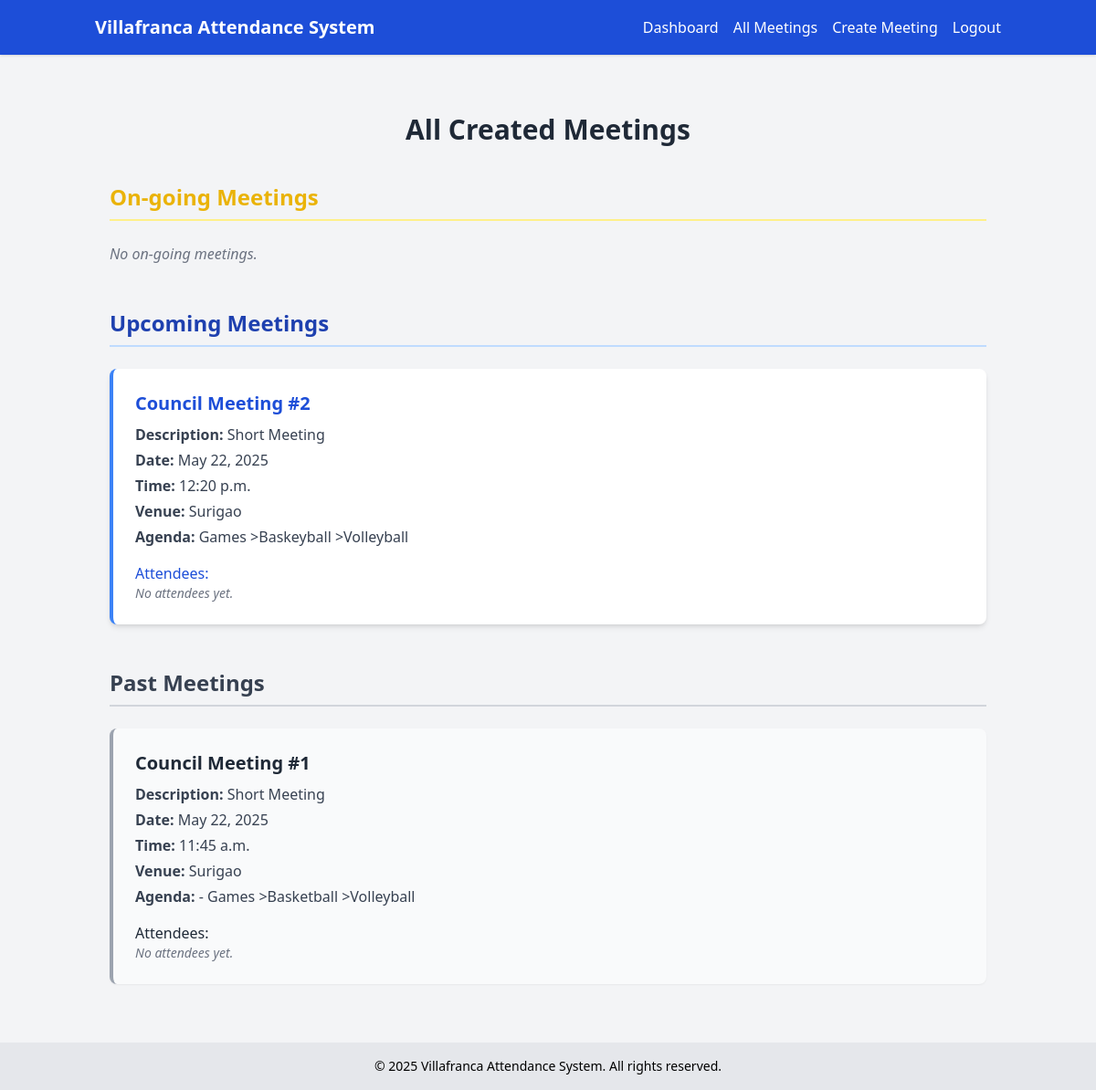
Screenshot of /meetings/all-meetings/ (signed in) with the database file from the repository.
### meetings/models.py (models this page shows, shortened)
class Meeting(models.Model):
    title = models.CharField(max_length=255)
    description = models.TextField()
    date = models.DateField()
    time = models.TimeField()
    venue = models.CharField(max_length=255)
    ended = models.BooleanField(default=False)
    google_event_id = models.CharField(max_length=256, blank=True, null=True)
    agenda = models.CharField(max_length=255)

### meetings/views.py (the view)
# urls.py: path('all-meetings/', views.all_meetings_view, name='all_meetings'),
@login_required
@user_passes_test(lambda u: u.is_superuser)
def all_meetings_view(request):
    current_time = localtime(now())
    ongoing = Meeting.objects.filter(
        ended=False,
        date=current_time.date(),
        time__lte=current_time.time()
    ).order_by('time')
    upcoming = Meeting.objects.filter(
        ended=False
    ).exclude(
        id__in=ongoing.values_list('id', flat=True)
    ).order_by('date', 'time')
    past = Meeting.objects.filter(ended=True).order_by('-date', '-time')
    return render(request, 'meetings/all_meetings.html', {
        'ongoing_meetings': ongoing,
        'upcoming_meetings': upcoming,
        'past_meetings': past,
    })

### meetings/templates/meetings/all_meetings.html (shortened to what this page needs)
{% extends 'base.html' %}
{% block content %}
<div class="container mx-auto px-4 py-8">
    <h1 class="text-3xl font-bold text-gray-800 mb-10 text-center">All Created Meetings</h1>
    <section class="mb-12">
        <h2 class="text-2xl font-semibold text-yellow-500 border-b-2 border-yellow-200 pb-2 mb-6">
            On-going Meetings
        </h2>
        {% if ongoing_meetings %}
            <div class="space-y-6">
                {% for meeting in ongoing_meetings %}
                    <div class="bg-yellow-50 shadow-md rounded-lg p-6 border-l-4 border-yellow-500">
                        <h3 class="text-xl font-semibold text-yellow-700 mb-2">{{ meeting.title }}</h3>
                        <div class="text-gray-700 space-y-1">
                            <p><strong>Description:</strong> {{ meeting.description }}</p>
                            <p><strong>Date:</strong> {{ meeting.date }}</p>
                            <p><strong>Time:</strong> {{ meeting.time }}</p>
                            <p><strong>Venue:</strong> {{ meeting.venue }}</p>
                            <p><strong>Agenda:</strong> {{ meeting.agenda }}</p>
                        </div>
                        {% if request.user.is_superuser %}
                            <div class="mt-4">
                                <p class="font-medium text-yellow-700">Attendees:</p>
                                {% if meeting.attendance_set.all %}
                                    <ul class="list-disc list-inside text-gray-800 mt-1">
                                        {% for attendance in meeting.attendance_set.all %}
                                            <li>{{ attendance.user.get_full_name|default:attendance.user.username }}</li>
                                        {% endfor %}
                                    </ul>
                                {% else %}
                                    <p class="text-sm text-gray-500 italic">No attendees yet.</p>
                                {% endif %}
                                <form method="post" action="{% url 'end_meeting' meeting.id %}" class="mt-4"
                                      onsubmit="return confirm('Are you sure you want to end this meeting? This action cannot be undone.');">
                                    {% csrf_token %}
                                    <button type="submit" class="bg-red-600 hover:bg-red-700 text-white px-4 py-2 rounded">
                                        End Meeting
                                    </button>
                                </form>
                            </div>
                        {% endif %}
                    </div>
                {% endfor %}
            </div>
        {% else %}
            <p class="text-gray-500 italic">No on-going meetings.</p>
        {% endif %}
    </section>
    <section class="mb-12">
        <h2 class="text-2xl font-semibold text-blue-800 border-b-2 border-blue-200 pb-2 mb-6">
            Upcoming Meetings
        </h2>
        {% if upcoming_meetings %}
            <div class="space-y-6">
                {% for meeting in upcoming_meetings %}
                    <div class="bg-white shadow-md rounded-lg p-6 border-l-4 border-blue-500">
                        <h3 class="text-xl font-semibold text-blue-700 mb-2">{{ meeting.title }}</h3>
                        <div class="text-gray-700 space-y-1">
                            <p><strong>Description:</strong> {{ meeting.description }}</p>
                            <p><strong>Date:</strong> {{ meeting.date }}</p>
                            <p><strong>Time:</strong> {{ meeting.time }}</p>
                            <p><strong>Venue:</strong> {{ meeting.venue }}</p>
                            <p><strong>Agenda:</strong> {{ meeting.agenda }}</p>
                        </div>
                        {% if request.user.is_superuser %}
                            <div class="mt-4">
                                <p class="font-medium text-blue-700">Attendees:</p>
                                {% if meeting.attendance_set.all %}
                                    <ul class="list-disc list-inside text-gray-800 mt-1">
                                        {% for attendance in meeting.attendance_set.all %}
                                            <li>{{ attendance.user.get_full_name|default:attendance.user.username }}</li>
                                        {% endfor %}
                                    </ul>
                                {% else %}
                                    <p class="text-sm text-gray-500 italic">No attendees yet.</p>
                                {% endif %}
                            </div>
                        {% endif %}
                    </div>
                {% endfor %}
            </div>
        {% else %}
            <p class="text-gray-500 italic">No upcoming meetings.</p>
        {% endif %}
    </section>
    <section>
        <h2 class="text-2xl font-semibold text-gray-700 border-b-2 border-gray-300 pb-2 mb-6">
            Past Meetings
        </h2>
        {% if past_meetings %}
            <div class="space-y-6">
                {% for meeting in past_meetings %}
                    <div class="bg-gray-50 shadow-sm rounded-lg p-6 border-l-4 border-gray-400">
                        <h3 class="text-xl font-semibold text-gray-800 mb-2">{{ meeting.title }}</h3>
                        <div class="text-gray-700 space-y-1">
                            <p><strong>Description:</strong> {{ meeting.description }}</p>
                            <p><strong>Date:</strong> {{ meeting.date }}</p>
                            <p><strong>Time:</strong> {{ meeting.time }}</p>
                            <p><strong>Venue:</strong> {{ meeting.venue }}</p>
                            <p><strong>Agenda:</strong> {{ meeting.agenda }}</p>
                        </div>
                        {% if request.user.is_superuser %}
                            <div class="mt-4">
                                <p class="font-medium text-gray-800">Attendees:</p>
                                {% if meeting.attendance_set.all %}
                                    <ul class="list-disc list-inside text-gray-700 mt-1">
                                        {% for attendance in meeting.attendance_set.all %}
                                            <li>{{ attendance.user.get_full_name|default:attendance.user.username }}</li>
                                        {% endfor %}
                                    </ul>
                                {% else %}
                                    <p class="text-sm text-gray-500 italic">No attendees yet.</p>
                                {% endif %}
                            </div>
                        {% endif %}
                    </div>
                {% endfor %}
            </div>
        {% else %}
            <p class="text-gray-500 italic">No past meetings.</p>
        {% endif %}
    </section>
</div>
{% endblock %}

### templates/base.html (shortened to what this page needs)
<!DOCTYPE html>
<html lang="en">
<head>
    <script src="https://cdn.tailwindcss.com"></script>
</head>
<body class="bg-gray-100 min-h-screen flex flex-col">
    <header class="bg-blue-700 text-white py-4 shadow">
        <div class="container mx-auto flex justify-between items-center px-4">
            <h1 class="text-xl font-bold">Villafranca Attendance System</h1>
            <nav>
                <ul class="flex space-x-4">
                    {% if user.is_authenticated %}
                        <li><a href="{% url 'dashboard' %}" class="hover:underline">Dashboard</a></li>
                        {% if user.is_superuser %}
                            <li><a href="{% url 'all_meetings' %}" class="hover:underline">All Meetings</a></li>
                            <li><a href="{% url 'create_meeting' %}" class="hover:underline">Create Meeting</a></li>
                        {% endif %}
                        <li><a href="{% url 'logout' %}" class="hover:underline">Logout</a></li>
                    {% else %}
                        <li><a href="{% url 'login' %}" class="hover:underline">Login</a></li>
                        <li><a href="{% url 'register' %}" class="hover:underline">Register</a></li>
                    {% endif %}
                </ul>
            </nav>
        </div>
    </header>
    <main class="flex-1 container mx-auto px-4 py-8">
        {% block content %}{% endblock %}
    </main>
    <footer class="bg-gray-200 text-center text-sm py-4">
        &copy; {{ year|default:2025 }} Villafranca Attendance System. All rights reserved.
    </footer>
</body>
</html>

### rows the page displays
Meeting: title "Council Meeting #2", description "Short Meeting", date "May 22, 2025", time "12:20 p.m.", venue "Surigao", agenda "Games >Baskeyball >Volleyball", shows "No attendees yet."
Meeting: title "Council Meeting #1", description "Short Meeting", date "May 22, 2025", time "11:45 a.m.", venue "Surigao", agenda "- Games >Basketball >Volleyball", shows "No attendees yet."

### other values shown
{{ year|default:2025 }} "2025"
